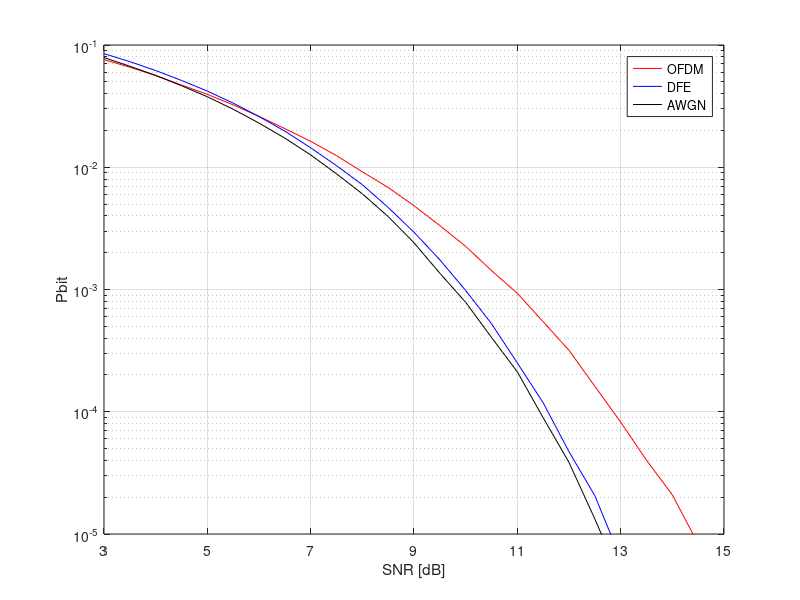
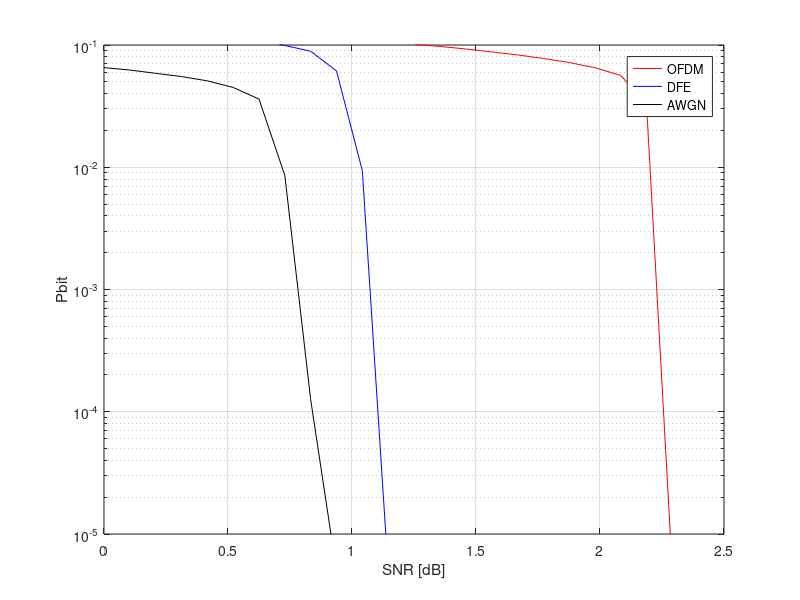

Recreate these plots in MATLAB, in order.
close all; clear all; clc;

load('pbits_uncoded');

figure;
semilogy(SNRs, pbit_ofdm_u, 'r');
hold on;
semilogy(SNRs, pbit_dfe_u, 'b');
semilogy(SNRs, pbit_awgn_u, 'k');
ylim([1e-5, 1e-1]);
xlim([3 15]);
grid on;
xlabel('SNR [dB]');
ylabel('Pbit');
legend('OFDM', 'DFE', 'AWGN');
set(gca, 'YTick', power(10, -5:-1));
set(gca, 'XTick', 3:2:15);
print('pbits_uncoded', '-depsc');

load('pbits_coded');

pbit_awgn_c = max(pbit_awgn_c, 5e-6);
pbit_ofdm_c = max(pbit_ofdm_c, 5e-6);
pbit_dfe_c = max(pbit_dfe_c, 5e-6);

figure;
semilogy(SNRs, pbit_ofdm_c, 'r');
hold on;
semilogy(SNRs, pbit_dfe_c, 'b');
semilogy(SNRs, pbit_awgn_c, 'k');
ylim([1e-5, 1e-1]);
%xlim([0 2]);
grid on;
xlabel('SNR [dB]');
ylabel('Pbit');
legend('OFDM', 'DFE', 'AWGN');
set(gca, 'YTick', power(10, -5:-1));
%set(gca, 'XTick', 3:2:15);
print('pbits_coded', '-depsc');
